Frame 1 (no input): blank canvas, image omitted
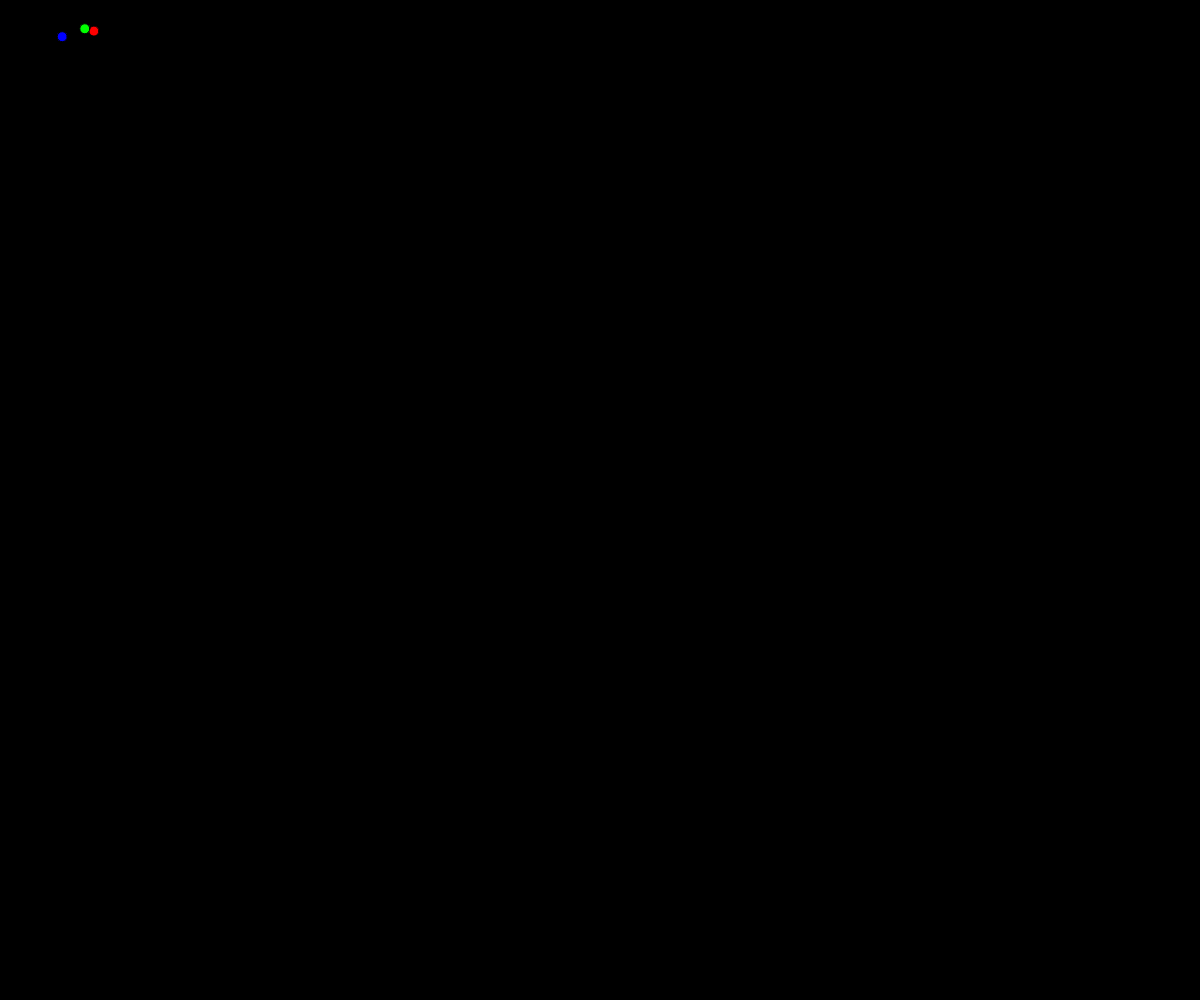
Frame 60 (no input)
Frame 120 (the mouse pressed at the canvas centre since frame 60): blank canvas, image omitted

The p5.js sketch that drew this single still picture (run headless with seeded random() and noise() and a simulated clock; from frame 60 on, the mouse is pressed at the canvas centre):

// p5.js sketch
// ── sketch.js
var particles = [];

function setup() {
  createCanvas(windowWidth, windowHeight);

  for (var i = 0; i < 3; i++) {
    particles.push(
      new Particle(random(0, 100), random(0, 100), random(0.5), random(0.5))
    );
  }
}
function draw() {
  background(0);
  for (var i = 0; i < particles.length; i++) {
    particles[i].interaction();
    particles[i].rungeKutta();
    particles[i].convertCor();
    particles[i].move();
    particles[i].display();
  }
}

class Particle {
  constructor(x, y, vx, vy) {
    this.position = createVector(x, y);
    this.velocity = createVector(vx, vy);
    this.acceleration = createVector(0, 0);
    this.autonomous = createVector(0.1, 0.1);
    this.gamma = 1.5;
    this.dt = 0.5;
    this.gminL;
    this.gminI;
    this.gplusI;
    this.gplusT;
    this.x0;
    this.y0;
    this.x1;
    this.y1;
    this.x2;
    this.y2;
  }

  interaction() {
    this.gminL =
      0.5 * exp((-particles[1].position.x - particles[0].position.x) / 50) -
      2 * exp((-particles[1].position.x - particles[0].position.x) / 1);
    this.gplusI =
      0.5 * exp((-particles[0].position.x - particles[1].position.x) / 50) -
      2 * exp((-particles[0].position.x - particles[1].position.x) / 1);
    this.gminI =
      0.5 * exp((-particles[2].position.x - particles[1].position.x) / 50) -
      2 * exp((-particles[2].position.x - particles[1].position.x) / 1);
    this.gplusT =
      0.5 * exp((-particles[1].position.x - particles[2].position.x) / 50) -
      2 * exp((-particles[1].position.x - particles[2].position.x) / 1);
  }

  rungeKutta() {
    var j1, j2, j3, j4, k1, k2, k3, k4;
    var m1, m2, m3, m4, n1, n2, n3, n4;
    // Leader
    for (var i = 0; i < particles.length; i++) {
      if (this.gminL != 0 && false) {
        j1 = this.dt * particles[0].velocity.x;
        k1 =
          this.dt *
          (this.autonomous.x -
            this.gamma * particles[0].velocity.x -
            this.gminL * (particles[1].position.x - particles[0].position.x));
        j2 = this.dt * (particles[0].velocity.x + k1 / 2);
        k2 =
          this.dt *
          (this.autonomous.x -
            this.gamma * (particles[0].velocity.x + k1 / 2) -
            this.gminL * (particles[1].position.x - particles[0].position.x));
        j3 = this.dt * (particles[0].velocity.x + k2 / 2);
        k3 =
          this.dt *
          (this.autonomous.x -
            this.gamma * (particles[0].velocity.x + k2 / 2) -
            this.gminL * (particles[1].position.x - particles[0].position.x));
        j4 = this.dt * (particles[0].velocity.x + k3);
        k4 =
          this.dt *
          (this.autonomous.x -
            this.gamma * (particles[0].velocity.x + k3) -
            this.gminL * (particles[1].position.x - particles[0].position.x));

        m1 = this.dt * particles[0].velocity.y;
        n1 =
          this.dt *
          (this.autonomous.y -
            this.gamma * particles[0].velocity.y -
            this.gminL * (particles[1].position.y - particles[0].position.y));
        m2 = this.dt * (particles[0].velocity.y + n1 / 2);
        n2 =
          this.dt *
          (this.autonomous.y -
            this.gamma * (particles[0].velocity.y + n1 / 2) -
            this.gminL * (particles[1].position.y - particles[0].position.y));
        m3 = this.dt * (particles[0].velocity.y + n2 / 2);
        n3 =
          this.dt *
          (this.autonomous.y -
            this.gamma * (particles[0].velocity.y + n2 / 2) -
            this.gminL * (particles[1].position.y - particles[0].position.y));
        m4 = this.dt * (particles[0].velocity.y + n3);
        n4 =
          this.dt *
          (this.autonomous.y -
            this.gamma * (particles[0].velocity.y + n3) -
            this.gminL * (particles[1].position.y - particles[0].position.y));

        //
        particles[0].acceleration.x = (k1 + 2 * k2 + 2 * k3 + k4) / 6;
        particles[0].velocity.x = (j1 + 2 * j2 + 2 * j3 + j4) / 6;
        particles[0].acceleration.y = (n1 + 2 * n2 + 2 * n3 + n4) / 6;
        particles[0].velocity.y = (m1 + 2 * m2 + 2 * m3 + m4) / 6;
      }
      if (this.gplusI != 0) {
        j1 = this.dt * particles[1].velocity.x;
        k1 =
          this.dt *
          (this.autonomous.x -
            this.gamma * particles[1].velocity.x +
            this.gplusI * (particles[0].position.x - particles[1].position.x) -
            this.gminI * (particles[1].position.x - particles[0].position.x));
        j2 = this.dt * (particles[1].velocity.x + k1 / 2);
        k2 =
          this.dt *
          (this.autonomous.x -
            this.gamma * (particles[1].velocity.x + k1 / 2) +
            this.gplusI * (particles[0].position.x - particles[1].position.x) -
            this.gminI * (particles[1].position.x - particles[0].position.x));
        j3 = this.dt * (particles[1].velocity.x + k2 / 2);
        k3 =
          this.dt *
          (this.autonomous.x -
            this.gamma * (particles[1].velocity.x + k2 / 2) +
            this.gplusI * (particles[0].position.x - particles[1].position.x) -
            this.gminI * (particles[1].position.x - particles[0].position.x));
        j4 = this.dt * (particles[1].velocity.x + k3);
        k4 =
          this.dt *
          (this.autonomous.x -
            this.gamma * (particles[1].velocity.x + k3) +
            this.gplusI * (particles[0].position.x - particles[1].position.x) -
            this.gminI * (particles[1].position.x - particles[0].position.x));

        m1 = this.dt * particles[1].velocity.y;
        n1 =
          this.dt *
          (this.autonomous.y -
            this.gamma * particles[1].velocity.y +
            this.gplusI * (particles[0].position.y - particles[1].position.y) -
            this.gminI * (particles[1].position.y - particles[0].position.y));
        m2 = this.dt * (particles[1].velocity.y + n1 / 2);
        n2 =
          this.dt *
          (this.autonomous.y -
            this.gamma * (particles[1].velocity.y + n1 / 2) +
            this.gplusI * (particles[0].position.y - particles[1].position.y) -
            this.gminI * (particles[1].position.y - particles[0].position.y));
        m3 = this.dt * (particles[1].velocity.y + n2 / 2);
        n3 =
          this.dt *
          (this.autonomous.y -
            this.gamma * (particles[1].velocity.y + n2 / 2) +
            this.gplusI * (particles[0].position.y - particles[1].position.y) -
            this.gminI * (particles[1].position.y - particles[0].position.y));
        m4 = this.dt * (particles[1].velocity.y + n3);
        n4 =
          this.dt *
          (this.autonomous.y -
            this.gamma * (particles[1].velocity.y + n3) +
            this.gplusI * (particles[0].position.y - particles[1].position.y) -
            this.gminI * (particles[1].position.y - particles[0].position.y));

        //
        particles[1].acceleration.x = (k1 + 2 * k2 + 2 * k3 + k4) / 6;
        particles[1].velocity.x = (j1 + 2 * j2 + 2 * j3 + j4) / 6;
        particles[1].acceleration.y = (n1 + 2 * n2 + 2 * n3 + n4) / 6;
        particles[1].velocity.y = (m1 + 2 * m2 + 2 * m3 + m4) / 6;
      }
      if (this.gplusT != 0) {
        j1 = this.dt * particles[2].velocity.x;
        k1 =
          this.dt *
          (this.autonomous.x -
            this.gamma * particles[2].velocity.x +
            this.gplusT * (particles[1].position.x - particles[2].position.x));
        j2 = this.dt * (particles[2].velocity.x + k1 / 2);
        k2 =
          this.dt *
          (this.autonomous.x -
            this.gamma * (particles[2].velocity.x + k1 / 2) +
            this.gplusT * (particles[1].position.x - particles[2].position.x));
        j3 = this.dt * (particles[2].velocity.x + k2 / 2);
        k3 =
          this.dt *
          (this.autonomous.x -
            this.gamma * (particles[2].velocity.x + k2 / 2) +
            this.gplusT * (particles[1].position.x - particles[2].position.x));
        j4 = this.dt * (particles[2].velocity.x + k3);
        k4 =
          this.dt *
          (this.autonomous.x -
            this.gamma * (particles[2].velocity.x + k3) +
            this.gplusT * (particles[1].position.x - particles[2].position.x));

        m1 = this.dt * particles[2].velocity.y;
        n1 =
          this.dt *
          (this.autonomous.y -
            this.gamma * particles[2].velocity.y +
            this.gplusT * (particles[1].position.y - particles[2].position.y));
        m2 = this.dt * (particles[2].velocity.y + n1 / 2);
        n2 =
          this.dt *
          (this.autonomous.y -
            this.gamma * (particles[2].velocity.y + n1 / 2) +
            this.gplusT * (particles[1].position.y - particles[2].position.y));
        m3 = this.dt * (particles[2].velocity.y + n2 / 2);
        n3 =
          this.dt *
          (this.autonomous.y -
            this.gamma * (particles[2].velocity.y + n2 / 2) +
            this.gplusT * (particles[1].position.y - particles[2].position.y));
        m4 = this.dt * (particles[2].velocity.y + n3);
        n4 =
          this.dt *
          (this.autonomous.y -
            this.gamma * (particles[2].velocity.y + n3) +
            this.gplusT * (particles[1].position.y - particles[2].position.y));

        //
        particles[2].acceleration.x = (k1 + 2 * k2 + 2 * k3 + k4) / 6;
        particles[2].velocity.x = (j1 + 2 * j2 + 2 * j3 + j4) / 6;
        particles[2].acceleration.y = (n1 + 2 * n2 + 2 * n3 + n4) / 6;
        particles[2].velocity.y = (m1 + 2 * m2 + 2 * m3 + m4) / 6;
      }
    }
  }

  convertCor() {
    // Convert Canvas coordinate to real coordinate
    for (var i = 0; i < particles.length; i++) {
      this.x0 = map(particles[0].position.x, 0, windowWidth, 0, 20);
      this.y0 = map(particles[0].position.y, 0, windowHeight, 0, 10);
      this.x1 = map(particles[1].position.x, 0, windowWidth, 0, 20);
      this.y1 = map(particles[1].position.y, 0, windowHeight, 0, 10);
      this.x2 = map(particles[2].position.x, 0, windowWidth, 0, 20);
      this.y2 = map(particles[2].position.y, 0, windowHeight, 0, 10);
      console.log(particles[0].position.x, this.x0);
    }
  }

  move() {
    this.velocity.add(this.acceleration);
    this.position.add(this.velocity);
  }
  display() {
    for (var i = 0; i < particles.length; i++) {
      push();
      fill(255, 0, 0);
      ellipse(particles[0].position.x, particles[0].position.y, 10);
      pop();
      push();
      fill(0, 255, 0);
      ellipse(particles[1].position.x, particles[1].position.y, 10);
      pop();
      push();
      fill(0, 0, 255);
      ellipse(particles[2].position.x, particles[2].position.y, 10);
      pop();
    }
  }
}
